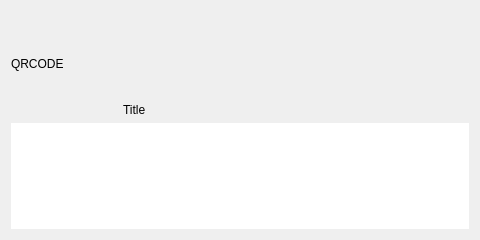
<?xml version="1.0" encoding="UTF-8"?>
<ui version="4.0">
 <class>Wiki</class>
 <widget class="QWidget" name="Wiki">
  <property name="geometry">
   <rect>
    <x>0</x>
    <y>0</y>
    <width>480</width>
    <height>240</height>
   </rect>
  </property>
  <property name="sizePolicy">
   <sizepolicy hsizetype="Preferred" vsizetype="Expanding">
    <horstretch>0</horstretch>
    <verstretch>0</verstretch>
   </sizepolicy>
  </property>
  <property name="minimumSize">
   <size>
    <width>480</width>
    <height>240</height>
   </size>
  </property>
  <property name="windowTitle">
   <string>Form</string>
  </property>
  <property name="styleSheet">
   <string notr="true"/>
  </property>
  <layout class="QGridLayout" name="gridLayout">
   <item row="2" column="0">
    <widget class="QTextBrowser" name="Content">
     <property name="sizePolicy">
      <sizepolicy hsizetype="MinimumExpanding" vsizetype="MinimumExpanding">
       <horstretch>0</horstretch>
       <verstretch>0</verstretch>
      </sizepolicy>
     </property>
     <property name="font">
      <font>
       <family>Segoe UI</family>
       <pointsize>8</pointsize>
      </font>
     </property>
     <property name="cursor" stdset="0">
      <cursorShape>BlankCursor</cursorShape>
     </property>
     <property name="frameShape">
      <enum>QFrame::NoFrame</enum>
     </property>
     <property name="frameShadow">
      <enum>QFrame::Sunken</enum>
     </property>
     <property name="lineWidth">
      <number>0</number>
     </property>
     <property name="verticalScrollBarPolicy">
      <enum>Qt::ScrollBarAlwaysOff</enum>
     </property>
     <property name="horizontalScrollBarPolicy">
      <enum>Qt::ScrollBarAlwaysOff</enum>
     </property>
     <property name="sizeAdjustPolicy">
      <enum>QAbstractScrollArea::AdjustIgnored</enum>
     </property>
     <property name="lineWrapMode">
      <enum>QTextEdit::WidgetWidth</enum>
     </property>
     <property name="acceptRichText">
      <bool>false</bool>
     </property>
     <property name="textInteractionFlags">
      <set>Qt::NoTextInteraction</set>
     </property>
    </widget>
   </item>
   <item row="1" column="0">
    <layout class="QHBoxLayout" name="horizontalLayout">
     <item>
      <widget class="QLabel" name="QRCode">
       <property name="sizePolicy">
        <sizepolicy hsizetype="Preferred" vsizetype="Preferred">
         <horstretch>0</horstretch>
         <verstretch>2</verstretch>
        </sizepolicy>
       </property>
       <property name="minimumSize">
        <size>
         <width>106</width>
         <height>106</height>
        </size>
       </property>
       <property name="text">
        <string>&lt;html&gt;&lt;head/&gt;&lt;body&gt;&lt;p&gt;QRCODE&lt;/p&gt;&lt;/body&gt;&lt;/html&gt;</string>
       </property>
      </widget>
     </item>
     <item>
      <widget class="QLabel" name="label">
       <property name="text">
        <string>Title</string>
       </property>
       <property name="alignment">
        <set>Qt::AlignBottom|Qt::AlignLeading|Qt::AlignLeft</set>
       </property>
      </widget>
     </item>
     <item>
      <spacer name="horizontalSpacer">
       <property name="orientation">
        <enum>Qt::Horizontal</enum>
       </property>
       <property name="sizeHint" stdset="0">
        <size>
         <width>40</width>
         <height>20</height>
        </size>
       </property>
      </spacer>
     </item>
    </layout>
   </item>
  </layout>
 </widget>
 <resources/>
 <connections/>
</ui>
